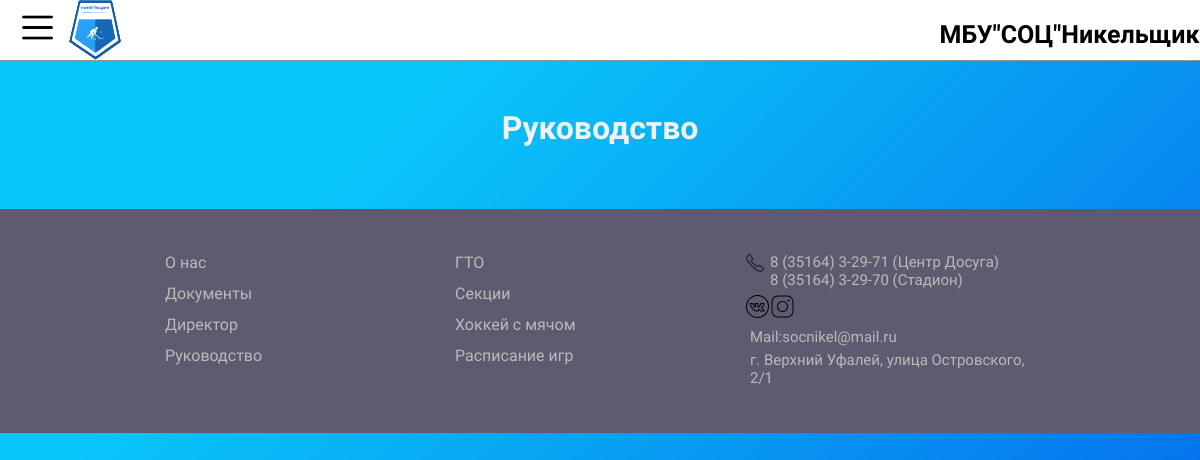
Before: /pages/Kollektiv.php (signed in) with the older database file.
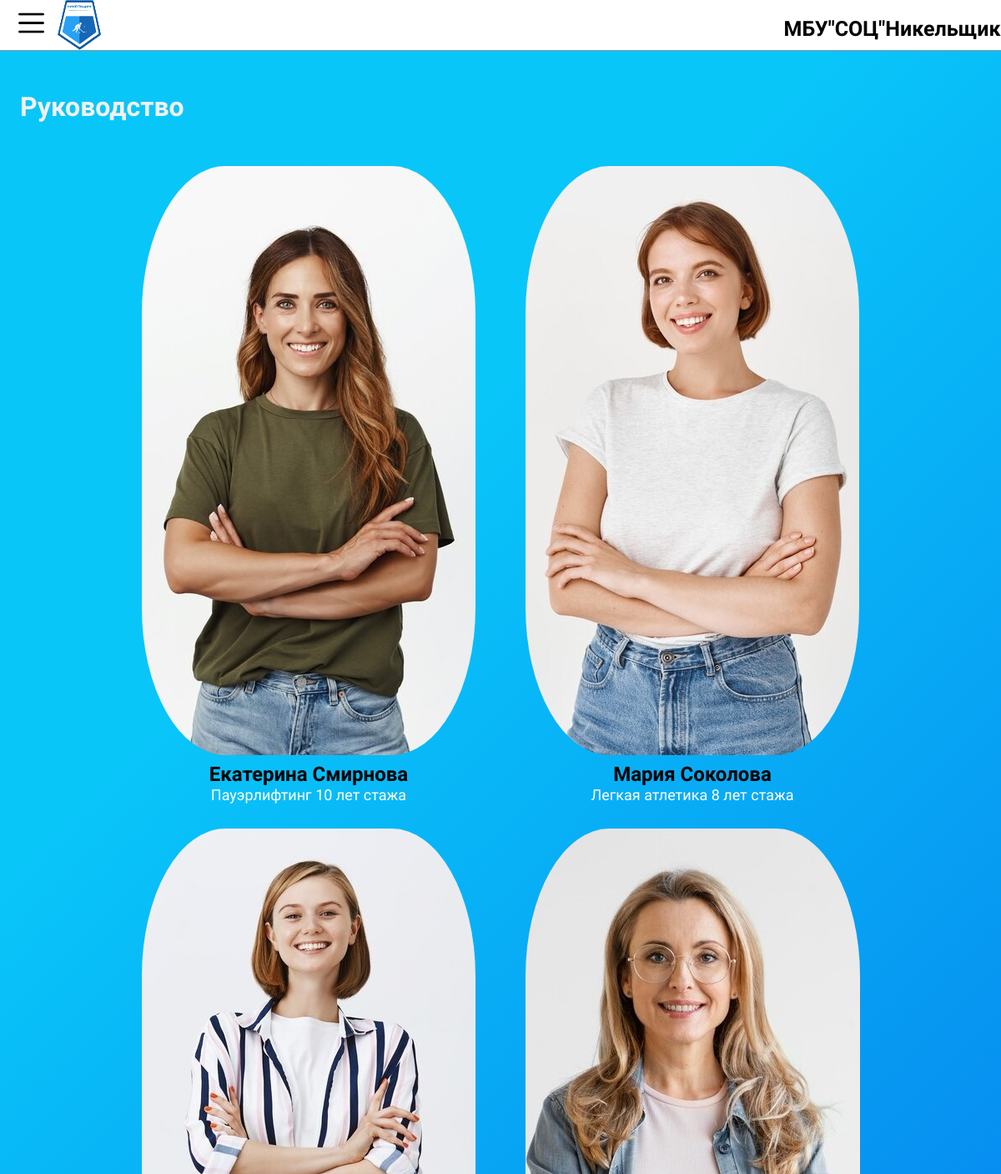
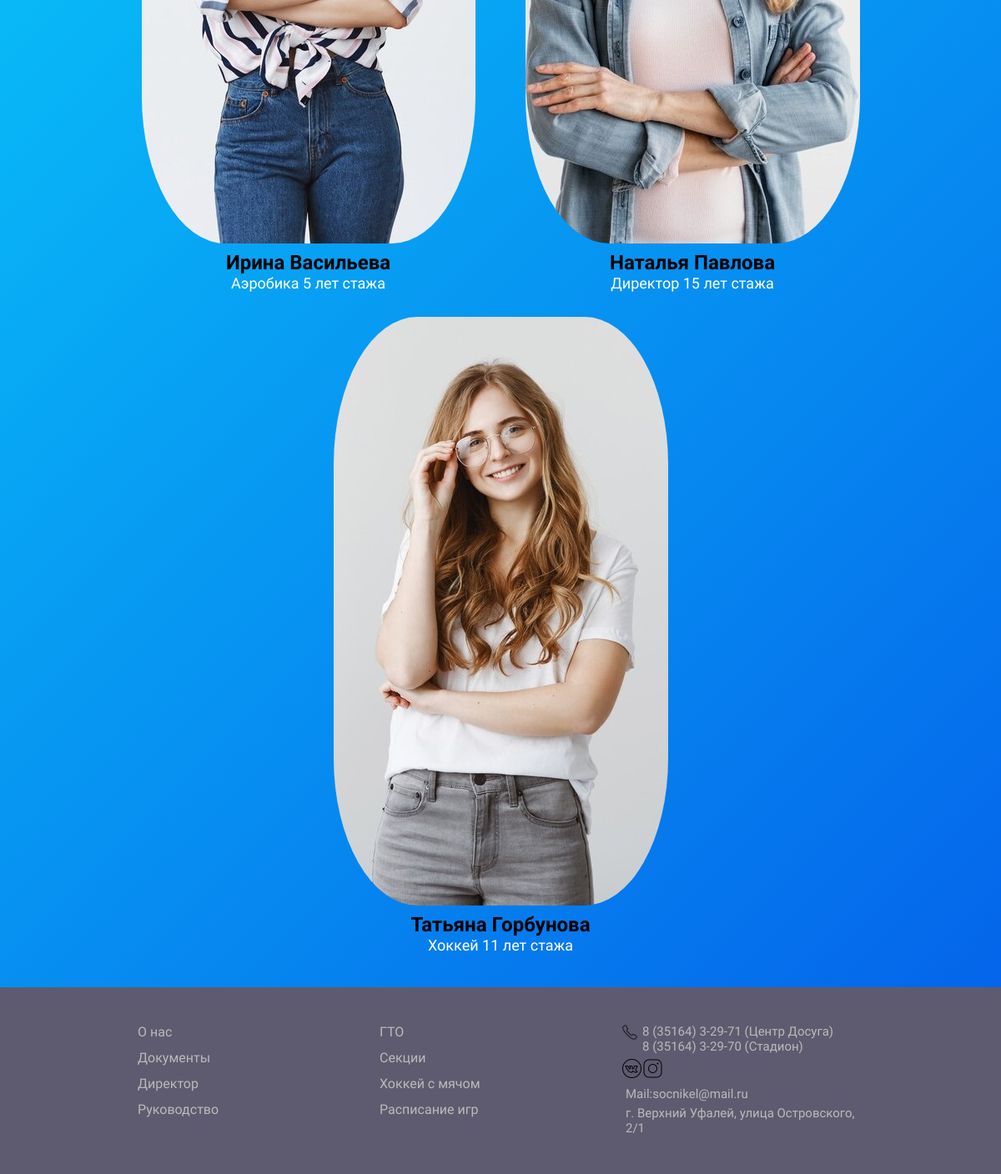
After: the same page with the newer database file (2 pictures, top to bottom).
### tables this page shows
CREATE TABLE `collective` (
  `id` int NOT NULL,
  `first_name` varchar(100) NOT NULL,
  `last_name` varchar(100) NOT NULL,
  `experience` varchar(100) NOT NULL,
  `img` varchar(100) NOT NULL
);

### pages/Kollektiv.php (the view, shortened to what this page needs)
<?php
include("header.php");
?>
<div class="main-content">
   <div class="main-info">
    <div class="text-info">
 <h1>Руководство</h1></div>
<div class="cont-koll">
<?php
$sql2 = 'SELECT * from collective ';
$result = $con->query($sql2);
while ($row = $result->fetch_assoc()) {
    echo '
    <div class="popular-card">
    <img src="../img/'.$row['img'].'" class="img-sotr">
         <h2 class="info-sotr">'.$row['first_name'].' '.$row['last_name'].'</h2>
         <p class="experience">'.$row['experience'].' лет стажа</p>' ;
          echo ' </div>';
}
?>
</div>
</div>
</div>
<footer>
    <div class="footer-column">
        <a href="..\index.html" class="silk-footer">О нас</a>
        <a href="Dokument.html" class="silk-footer">Документы</a>
        <a href="Kollektiv.html" class="silk-footer">Директор</a>
        <a href="Kollektiv.html" class="silk-footer">Руководство</a>
    </div>
    <div class="footer-column">
         <a href="GTO.html" class="silk-footer">ГТО</a>
        <a href="Section.html" class="silk-footer">Секции</a>
        <a href="Section.html" class="silk-footer">Хоккей с мячом</a>
        <a href="Section.html" class="silk-footer">Расписание игр</a>
    </div>
    <div class="footer-column">
            <div class="tel-icon">
              <img src="..\img\tel-50.png" width="20px" height="20px"><p>8 (35164) 3-29-71 (Центр Досуга)<br> 8 (35164) 3-29-70 (Стадион)</p>
            </div>
             <div class="tel-icon">
              <a href="https://vk.com/mbusotsnikelshchik">
              <img src="..\img\vk-50.png" width="25px" height="25px"></a>
              <a href="https://vk.com/away.php?to=https%3A%2F%2Finstagram.com%2Fsots_nikelshchik%3Fr%3Dnametag">
              <img src="..\img\inst-50.png" width="25px" height="25px"></a>
            </div>
            <div class="tel-icon">
              <p>Mail:socnikel@mail.ru</p>
            </div>
            <div class="tel-icon">
              <p>г. Верхний Уфалей, улица Островского, 2/1</p>
            </div>
    </div>
</footer>
</body>
</html>

### pages/header.php (shortened to what this page needs)
<!DOCTYPE html>
<html>
<head>
<link rel="stylesheet" type="text/css" href="../css/main.css?<?echo time();?>" >
</head>
<header>
<div id="menu-left">
    <img src="../img/menu-50.png" width="35px" height="35px" id="left-menu">
    </div>
<div id="menu-header-logo">
<a href="..\index.php">  <img src="..\img\logo.svg" id="logo-foto"></a>
</div>
<div id="space"></div>
<div id="header-menu-name">
  <h2> <a href="..\index.php" id="silk-header1">МБУ"СОЦ"Никельщик"&nbsp;&nbsp;</a></h2>
</div>
</header>

### css/main.css (style rules this page uses)
* { font-family: 'Roboto Condensed', sans-serif; }
header { position: fixed; z-index: 1000; width: 100%; height: 60px; padding-left: 20px; padding-right:2vw; display: flex; background: white; vertical-align:middle; border-bottom:1px solid #919191; font-size: calc(1vw + 3px); justify-content: center; }
#left-menu { margin-top: 10px; }
#logo-foto { width: 80px; height: 60px; }
#menu-header-logo { padding-bottom: 1vh; padding-left: 0vw; padding-right:3vw; justify-content: center; vertical-align:middle; display: block; }
#silk-header1 { text-decoration: none; color: black; font-size: 25px; }
#header-menu-name { padding-left: 20vw; justify-content: center; vertical-align:middle; }
#header-menu-name>h2 { margin: 0; margin-top: 20px; }
#space { width: 680px; }
.main-content { display: flex; justify-content: center; width: 100%; height:auto; margin-bottom: 5vh; padding-top: 10vh; text-align: center; }
.main-info { display: flex; justify-content: center; flex-direction: column; height: auto; text-align: center; }
.text-info { padding-top:1vh; padding-left: 2vw; padding-right: 2vw; text-align: left; }
.text-info > h1 { color: rgb(241, 241, 241); font-family: 'Russo One', sans-serif; }
footer { width: calc(100% - 40px) ; height: 23vh; background: #5e5b70; display: flex; justify-content: center; color: white; padding: 20px; }
.footer-column { padding-top: 3vh; width: 25%; text-align: left; height: auto; display: flex; flex-direction: column; }
.tel-icon { display: flex; padding-bottom: 5px; }
.tel-icon > p { color: #bababa; text-align: left; font-size: 15px; margin: 0; padding-left: 5px; }
.silk-footer { padding-bottom: 1.5vh; text-decoration: none; color:#bababa ; }
.cont-koll { width: 100%; margin: 0 auto; display: flex; align-items: center; flex-wrap: wrap; justify-content: center; align-content: flex-start; }
.img-sotr { margin: 30px 30px 5px 30px; border-radius: 25%; }
.info-sotr { color: black; margin: 0; padding: 0; }
.experience { margin: 0; color:white; font-size: 18px; }

Changed rows visible on the page:
added collective: img (picture), first_name "Екатерина", last_name "Смирнова", experience "Пауэрлифтинг 10"
added collective: img (picture), first_name "Мария", last_name "Соколова", experience "Легкая атлетика 8"
added collective: img (picture), first_name "Ирина", last_name "Васильева", experience "Аэробика 5"
added collective: img (picture), first_name "Наталья", last_name "Павлова", experience "Директор 15"
added collective: img (picture), first_name "Татьяна", last_name "Горбунова", experience "Хоккей 11"
